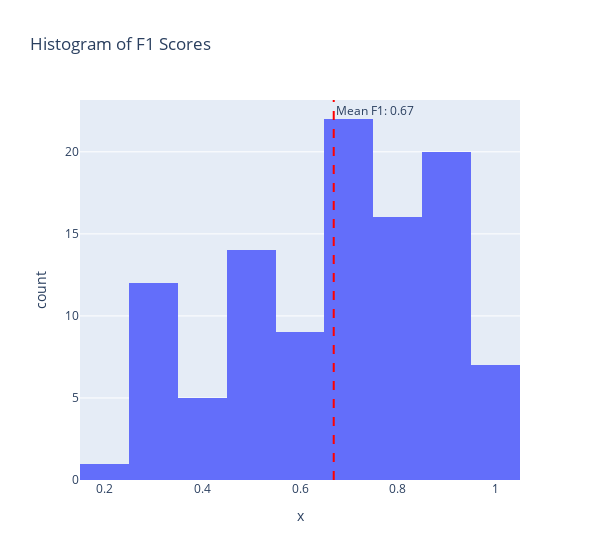

The cell this chart's notebook holds for it:
### Code cell
import plotly.express as px

f1_scores = [r["f1_score"] for r in interp_results_mlp]

# Histogram of F1 scores
n_bins = 15
mean_f1_score = np.mean(f1_scores)
fig = px.histogram(x=f1_scores, nbins=n_bins, title="Histogram of F1 Scores", width=600)
# Red vertical line for the mean
fig.add_vline(x=mean_f1_score, line_dash="dash", line_color="red", annotation_text=f"Mean F1: {mean_f1_score:.2f}")
fig.show()

### Figure 1 — Plotly figure (JSON) as saved in the notebook; plotly's stock layout.template omitted (floating-point values rounded to 4 significant figures)
{"data": [{"alignmentgroup": "True", "bingroup": "x", "hovertemplate": "x=%{x}<br>count=%{y}<extra></extra>", "legendgroup": "", "marker": {"color": "#636efa", "pattern": {"shape": ""}}, "name": "", "nbinsx": 15, "offsetgroup": "", "orientation": "v", "showlegend": false, "type": "histogram", "x": [0.6703, 0.6703, 1, 0.4, 0.697, 0.3333, 0.3333, 0.5833, 1, 0.7917, 0.6703, 0.6, 0.7917, 0.4, 0.6703, 0.899, 0.899, 0.5238, 0.697, 0.899, 0.3333, 0.2929, 0.899, 0.4505, 0.375, 0.7917, 0.4, 0.3333, 0.6703, 0.6, 0.7917, 0.899, 0.899, 0.7917, 0.5238, 0.7917, 0.899, 0.6703, 0.899, 0.899, 0.7917, 0.7917, 0.697, 0.375, 0.899, 0.899, 0.899, 0.6703, 0.7917, 0.7917, 0.2929, 0.6703, 1, 0.4949, 0.7917, 0.697, 0.4505, 0.6703, 0.6703, 0.899, 0.5238, 0.6, 0.7917, 0.697, 0.3333, 0.6703, 0.4505, 0.697, 0.6, 0.899, 0.899, 0.899, 0.5833, 0.697, 0.3333, 0.4505, 0.4949, 0.6703, 0.8, 1, 0.5833, 0.6, 1, 0.3333, 0.2929, 0.4505, 0.899, 0.6703, 1, 0.5238, 0.697, 0.6, 1, 0.5238, 0.8, 0.697, 0.5238, 0.3333, 0.3333, 0.8, 0.899, 0.899, 0.7917, 0.5238, 0.1667, 0.899], "xaxis": "x", "yaxis": "y"}], "layout": {"annotations": [{"showarrow": false, "text": "Mean F1: 0.67", "x": 0.669, "xanchor": "left", "xref": "x", "y": 1, "yanchor": "top", "yref": "y domain"}], "barmode": "relative", "legend": {"tracegroupgap": 0}, "shapes": [{"line": {"color": "red", "dash": "dash"}, "type": "line", "x0": 0.669, "x1": 0.669, "xref": "x", "y0": 0, "y1": 1, "yref": "y domain"}], "title": {"text": "Histogram of F1 Scores"}, "width": 600, "xaxis": {"anchor": "y", "domain": [0, 1], "title": {"text": "x"}}, "yaxis": {"anchor": "x", "domain": [0, 1], "title": {"text": "count"}}}}
